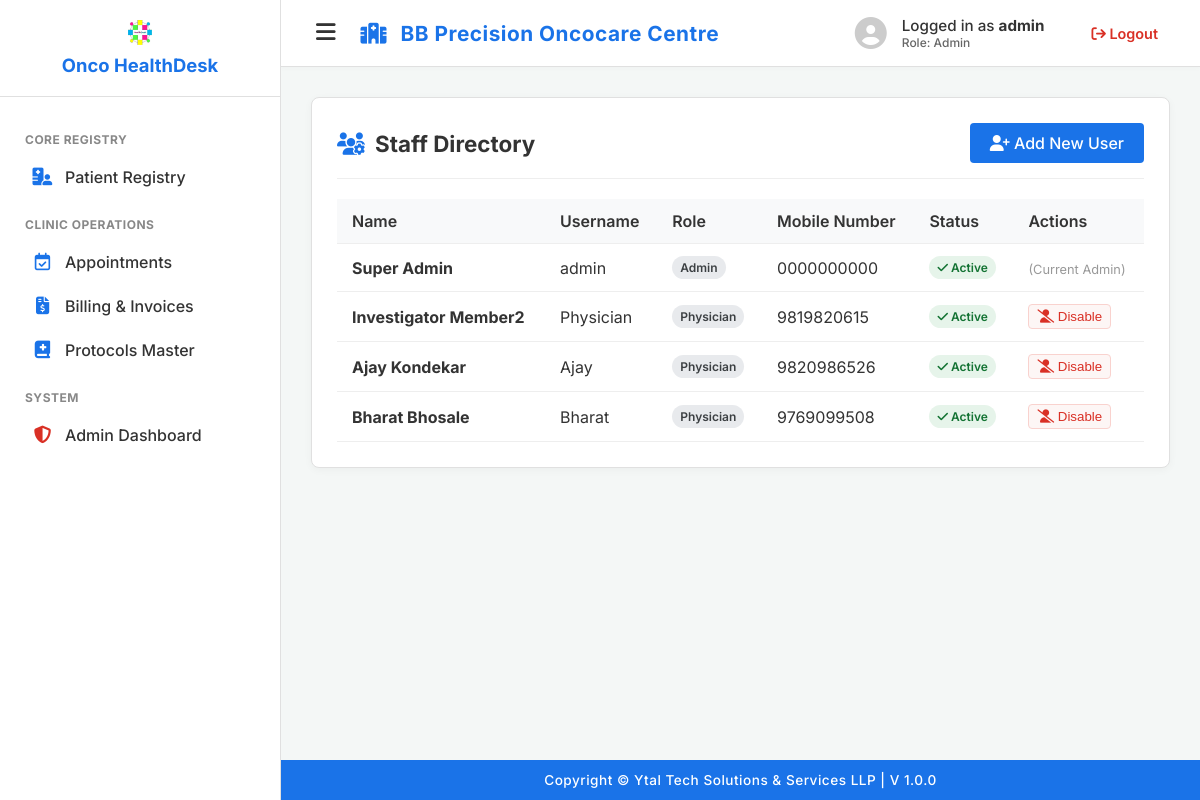
The app's page /admin/dashboard (signed in), older data.
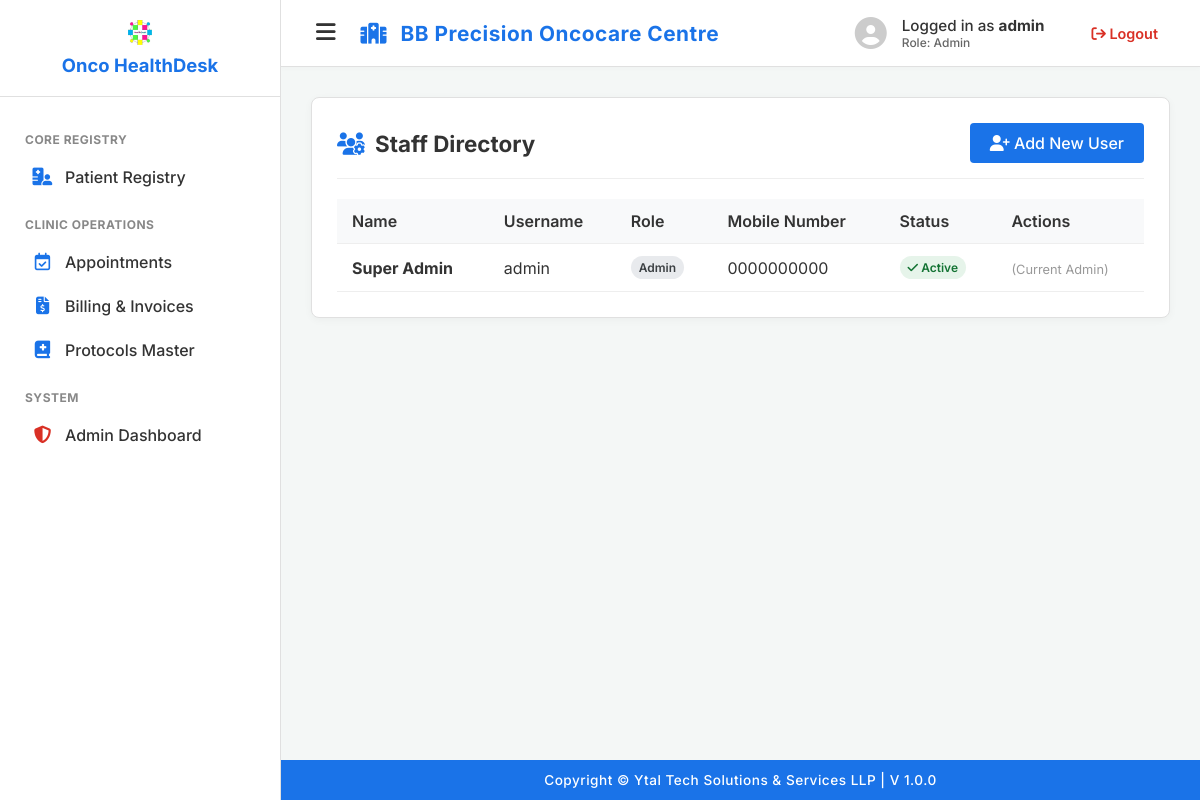
The same page, newer data.
### app.py (models this page shows, shortened)
class User(db.Model):
    id = db.Column(db.Integer, primary_key=True)
    salutation, first_name, middle_name, last_name = db.Column(db.String(10)), db.Column(db.String(50), nullable=False), db.Column(db.String(50)), db.Column(db.String(50), nullable=False)
    role, mobile_number, email, username = db.Column(db.String(20), nullable=False), db.Column(db.String(15), unique=True, nullable=False), db.Column(db.String(120), unique=True, nullable=False), db.Column(db.String(50), unique=True, nullable=False)
    password_hash, is_approved, created_on = db.Column(db.String(256), nullable=False), db.Column(db.Boolean, default=False), db.Column(db.DateTime, default=datetime.utcnow)

### app.py (the view)
@app.route('/admin/dashboard')
@login_required
def admin_dashboard(): return render_template('admin_dashboard.html', users=User.query.all(), user=session)

### app.py (called while the page is built)
def login_required(f):
    @wraps(f)
    def decorated_function(*args, **kwargs):
        if 'user_id' not in session: return redirect(url_for('login'))
        return f(*args, **kwargs)
    return decorated_function

### templates/admin_dashboard.html (shortened to what this page needs)
{% extends "base_layout.html" %}
{% block content %}
<div class="panel-card">
    <div class="panel-header" style="display: flex; justify-content: space-between; align-items: center; flex-wrap: wrap; gap: 15px;">
        <h2><i class="fa-solid fa-users-gear" style="color: var(--primary-accent); margin-right: 10px;"></i>Staff Directory</h2>
        <a href="{{ url_for('register') }}" class="btn-primary">
            <i class="fa-solid fa-user-plus"></i> Add New User
        </a>
    </div>
    <div style="overflow-x: auto; margin-top: 15px;">
        <table class="data-table">
    <thead style="background: #f8f9fa;">
        <tr>
            <th>Name</th>
            <th>Username</th>
            <th>Role</th>
            <th>Mobile Number</th>
            <th>Status</th>
            <th>Actions</th>
        </tr>
    </thead>
    <tbody>
        {% for u in users %}
        <tr>
            <td><strong>{{ u.first_name }} {{ u.last_name }}</strong></td>
            <td>{{ u.username }}</td>
            <td><span class="badge badge-grey">{{ u.role }}</span></td>
            <td>{{ u.mobile_number }}</td>
            <td>
                {% if u.is_approved %}
                    <span class="badge" style="background: #e6f4ea; color: #137333;"><i class="fa-solid fa-check"></i> Active</span>
                {% else %}
                    <span class="badge" style="background: #fce8e6; color: #d93025;"><i class="fa-solid fa-ban"></i> Inactive</span>
                {% endif %}
            </td>
            <td>
                <form action="{{ url_for('toggle_user_status', user_id=u.id) }}" method="POST" style="display: inline-block; margin: 0;">
                    {% if u.username != user.username %}
                        {% if u.is_approved %}
                            <button type="submit" class="btn-secondary" style="padding: 4px 8px; color: #d93025; border-color: #f9d2ce; background: #fdf6f5;" title="Deactivate User" onclick="return confirm('Are you sure you want to deactivate this user? They will not be able to log in.');">
                                <i class="fa-solid fa-user-slash"></i> Disable
                            </button>
                        {% else %}
                            <button type="submit" class="btn-secondary" style="padding: 4px 8px; color: #137333; border-color: #ceead6; background: #f1f8f3;" title="Activate User">
                                <i class="fa-solid fa-user-check"></i> Enable
                            </button>
                        {% endif %}
                    {% else %}
                        <span style="font-size: 0.8rem; color: #999;">(Current Admin)</span>
                    {% endif %}
                </form>
            </td>
        </tr>
        {% else %}
        <tr><td colspan="6" style="text-align: center; padding: 20px; color: #999;">No users found.</td></tr>
        {% endfor %}
    </tbody>
</table>
    </div>
</div>
{% endblock %}

Row changes from the older to the newer data that the page shows:
removed User: first_name "Investigator", last_name "Member2", username "Physician", role "Physician", mobile_number "9819820615", is_approved True (drawn)
removed User: first_name "Ajay", last_name "Kondekar", username "Ajay", role "Physician", mobile_number "9820986526", is_approved True (drawn)
removed User: first_name "Bharat", last_name "Bhosale", username "Bharat", role "Physician", mobile_number "9769099508", is_approved True (drawn)
